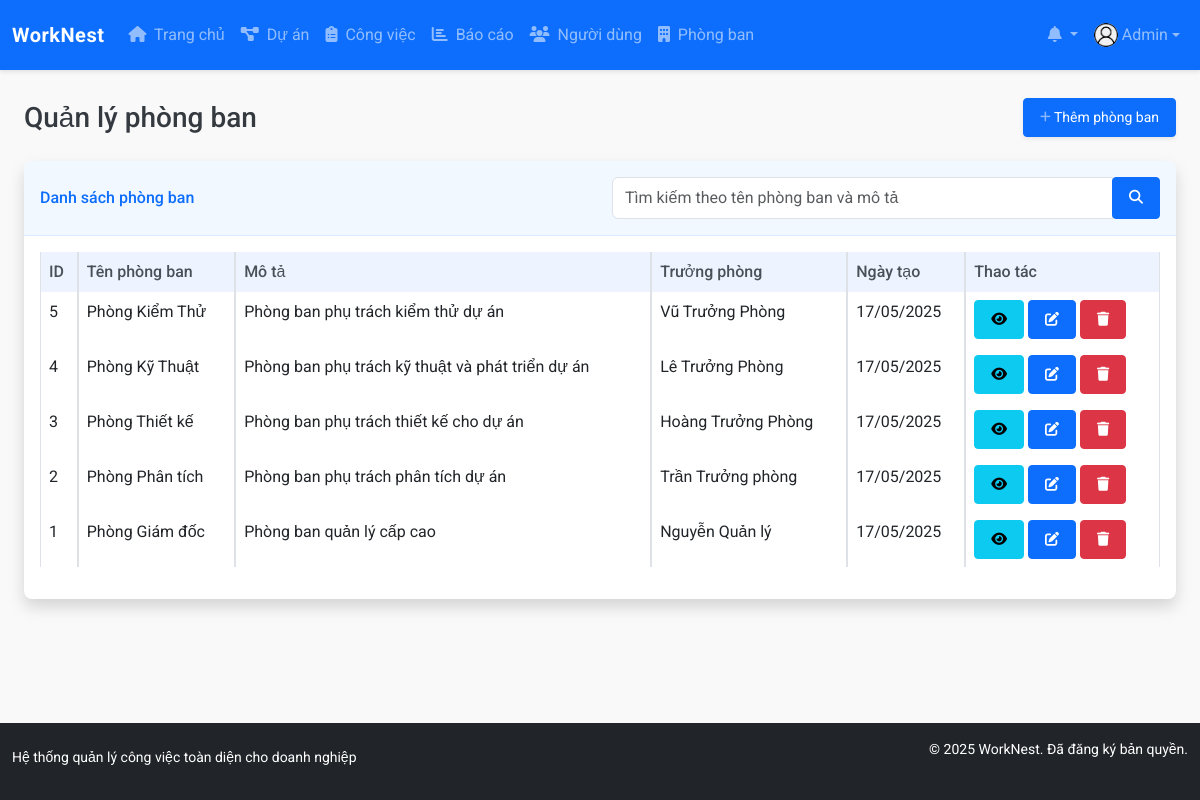
Page /modules/departments/index.php (signed in) on the committed database.
### tables this page shows
CREATE TABLE `users` (
  `id` int NOT NULL,
  `name` varchar(100) NOT NULL,
  `email` varchar(100) NOT NULL,
  `password` varchar(255) NOT NULL,
  `role` enum('admin','project_manager','department_manager','staff') NOT NULL DEFAULT 'staff',
  `department_id` int DEFAULT NULL,
  `phone` varchar(20) DEFAULT NULL,
  `avatar` varchar(255) DEFAULT 'assets/images/avatar-default.png',
  `created_at` datetime NOT NULL DEFAULT CURRENT_TIMESTAMP,
  `updated_at` datetime DEFAULT NULL ON UPDATE CURRENT_TIMESTAMP,
  `last_login` datetime DEFAULT NULL
);

CREATE TABLE `departments` (
  `id` int NOT NULL,
  `name` varchar(100) NOT NULL,
  `description` text,
  `manager_id` int DEFAULT NULL,
  `created_at` datetime NOT NULL DEFAULT CURRENT_TIMESTAMP,
  `updated_at` datetime DEFAULT NULL ON UPDATE CURRENT_TIMESTAMP
);

### config/config.php (called while the page is built, shortened)
<?php
function is_logged_in() {
    return isset($_SESSION['user_id']);
}
function has_permission($required_role) {
    return $_SESSION['user_role'] === $required_role ||
           ($_SESSION['user_role'] === 'admin') ||
           ($required_role === 'department_manager' && $_SESSION['user_role'] === 'project_manager');
}
function format_date($date) {
    return date('d/m/Y', strtotime($date));
}
require_once ROOT_PATH . 'config/database.php';

### config/database.php (called while the page is built, shortened)
<?php
$conn = mysqli_connect(DB_HOST, DB_USER, DB_PASS, DB_NAME);
mysqli_set_charset($conn, "utf8mb4");
function query($sql) {
    global $conn;
    $result = mysqli_query($conn, $sql);
    return $result;
}
function fetch_array($result) {
    return mysqli_fetch_assoc($result);
}
function num_rows($result) {
    return mysqli_num_rows($result);
}

### modules/departments/index.php (the view, shortened to what this page needs)
<?php
require_once '../../config/config.php';
$limit = 10;
$page = isset($_GET['page']) ? (int)$_GET['page'] : 1;
$offset = ($page - 1) * $limit;
$search = isset($_GET['search']) ? escape_string($_GET['search']) : '';
$search_condition = '';
$sql = "SELECT d.*, u.name as manager_name
        FROM departments d
        LEFT JOIN users u ON d.manager_id = u.id
        $search_condition
        ORDER BY d.id DESC
        LIMIT $offset, $limit";
$result = query($sql);
include_once '../../templates/header.php';
?>
<div class="container-fluid">
    <div class="d-sm-flex align-items-center justify-content-between mb-4">
        <h1 class="h3 mb-0 text-gray-800">Quản lý phòng ban</h1>
        <?php if (has_permission('admin') || has_permission('project_manager')): ?>
        <a href="add.php" class="d-none d-sm-inline-block btn btn-sm btn-primary shadow-sm">
            <i class="fas fa-plus fa-sm text-white-50"></i> Thêm phòng ban
        </a>
        <?php endif; ?>
    </div>
    <div class="card shadow mb-4">
        <div class="card-header py-3">
            <div class="row align-items-center">
                <div class="col-md-6">
                    <h6 class="m-0 font-weight-bold text-primary">Danh sách phòng ban</h6>
                </div>
                <div class="col-md-6">
                    <form action="" method="GET" class="float-right">
                        <div class="input-group">
                            <input type="text" name="search" class="form-control small" placeholder="Tìm kiếm theo tên phòng ban và mô tả" value="<?php echo $search; ?>">
                            <div class="input-group-append">
                                <button class="btn btn-primary" type="submit">
                                    <i class="fas fa-search fa-sm"></i>
                                </button>
                            </div>
                        </div>
                    </form>
                </div>
            </div>
        </div>
        <div class="card-body">
            <div class="table-responsive">
                <table class="table table-bordered" width="100%" cellspacing="0">
                    <thead>
                        <tr>
                            <th>ID</th>
                            <th>Tên phòng ban</th>
                            <th>Mô tả</th>
                            <th>Trưởng phòng</th>
                            <th>Ngày tạo</th>
                            <th>Thao tác</th>
                        </tr>
                    </thead>
                    <tbody>
                        <?php if (num_rows($result) > 0): ?>
                            <?php while ($row = fetch_array($result)): ?>
                                <tr>
                                    <td><?php echo $row['id']; ?></td>
                                    <td><?php echo $row['name']; ?></td>
                                    <td><?php echo $row['description']; ?></td>
                                    <td><?php echo $row['manager_name'] ?? 'Chưa phân công'; ?></td>
                                    <td><?php echo format_date($row['created_at']); ?></td>
                                    <td>
                                        <a href="view.php?id=<?php echo $row['id']; ?>" class="btn btn-info btn-sm">
                                            <i class="fas fa-eye"></i>
                                        </a>
                                        <?php if (has_permission('admin') || has_permission('project_manager')): ?>
                                        <a href="edit.php?id=<?php echo $row['id']; ?>" class="btn btn-primary btn-sm">
                                            <i class="fas fa-edit"></i>
                                        </a>
                                        <a href="delete.php?id=<?php echo $row['id']; ?>" class="btn btn-danger btn-sm"
                                           onclick="return confirm('Bạn có chắc muốn xóa phòng ban này?');">
                                            <i class="fas fa-trash"></i>
                                        </a>
                                        <?php endif; ?>
                                    </td>
                                </tr>
                            <?php endwhile; ?>
                        <?php else: ?>
                            <tr>
                                <td colspan="6" class="text-center">Không có phòng ban nào</td>
                            </tr>
                        <?php endif; ?>
                    </tbody>
                </table>
            </div>
        </div>
    </div>
</div>
<?php
include_once '../../templates/footer.php';
?>

### templates/header.php (shortened to what this page needs)
<!DOCTYPE html>
<html lang="vi">
<head>
    <link href="https://cdn.jsdelivr.net/npm/bootstrap@5.3.0-alpha1/dist/css/bootstrap.min.css" rel="stylesheet">
    <link rel="stylesheet" href="https://cdnjs.cloudflare.com/ajax/libs/font-awesome/6.4.0/css/all.min.css">
    <link rel="stylesheet" href="<?php echo BASE_URL; ?>assets/css/style.css">
</head>
<body>
    <?php if (is_logged_in()): ?>
        <nav class="navbar navbar-expand-lg navbar-dark bg-primary sticky-top">
            <div class="container-fluid">
                <a class="navbar-brand d-flex align-items-center justify-content-evenly" href="<?php echo BASE_URL; ?>">
                    <span class="fw-bold">WorkNest</span>
                </a>
                <div class="collapse navbar-collapse" id="navbarNav">
                    <ul class="navbar-nav me-auto">
                        <li class="nav-item">
                            <a class="nav-link" href="<?php echo BASE_URL; ?>">
                                <i class="fas fa-home me-1"></i> Trang chủ
                            </a>
                        </li>
                        <?php if (has_permission('project_manager') || has_permission('department_manager')): ?>
                            <li class="nav-item">
                                <a class="nav-link" href="<?php echo BASE_URL; ?>modules/projects/">
                                    <i class="fas fa-project-diagram me-1"></i> Dự án
                                </a>
                            </li>
                        <?php endif; ?>
                        <li class="nav-item">
                            <a class="nav-link" href="<?php echo BASE_URL; ?>modules/tasks/">
                                <i class="fas fa-clipboard-list me-1"></i> Công việc
                            </a>
                        </li>
                        <?php if (has_permission('project_manager') || has_permission('department_manager')): ?>
                            <li class="nav-item">
                                <a class="nav-link" href="<?php echo BASE_URL; ?>modules/reports/">
                                    <i class="fas fa-chart-bar me-1"></i> Báo cáo
                                </a>
                            </li>
                        <?php endif; ?>
                        <?php if (has_permission('admin')): ?>
                            <li class="nav-item">
                                <a class="nav-link" href="<?php echo BASE_URL; ?>modules/users/">
                                    <i class="fas fa-users me-1"></i> Người dùng
                                </a>
                            </li>
                            <li class="nav-item">
                                <a class="nav-link" href="<?php echo BASE_URL; ?>modules/departments/">
                                    <i class="fas fa-building me-1"></i> Phòng ban
                                </a>
                            </li>
                        <?php endif; ?>
                    </ul>
                    <ul class="navbar-nav">
                        <li class="nav-item dropdown">
                            <a class="nav-link dropdown-toggle position-relative" href="#" id="notificationsDropdown"
                                role="button" data-bs-toggle="dropdown" aria-expanded="false">
                                <i class="fas fa-bell"></i>
                            </a>
                        </li>
                        <li class="nav-item dropdown">
                            <a class="nav-link dropdown-toggle d-flex align-items-center justify-content-evenly" href="#" id="userDropdown"
                                role="button" data-bs-toggle="dropdown" aria-expanded="false">
                                <?php
                                $current_user_id = $_SESSION['user_id'];
                                $user_sql = "SELECT * FROM users WHERE id = $current_user_id";
                                $user_result = query($user_sql);
                                $user_data = fetch_array($user_result);
                                ?>
                                <img src="<?php echo BASE_URL . $user_data['avatar']; ?>" class="rounded-circle me-1"
                                    alt="Avatar" style="width: 24px; height: 24px; object-fit: cover;">
                                <span class="d-none d-lg-inline-block"><?php echo $user_data['name']; ?></span>
                            </a>
                        </li>
                    </ul>
                </div>
            </div>
        </nav>
    <?php endif; ?>
    <div class="container-fluid mt-4 pb-5">

### assets/css/style.css (style rules this page uses)
:root { --primary-color: #0d6efd; --primary-hover: #0a58ca; --secondary-color: #6c757d; --dark-color: #343a40; --light-color: #f8f9fa; --gray-100: #f8f9fa; --gray-200: #e9ecef; --gray-300: #dee2e6; --gray-400: #ced4da; --gray-500: #adb5bd; --gray-600: #6c757d; --gray-700: #495057; --gray-800: #343a40; --gray-900: #212529; }
a { text-decoration: none; }
body { font-family: 'Roboto', sans-serif; background-color: #f9f9f9; color: var(--gray-800); min-height: 100vh; display: flex; flex-direction: column; justify-content: space-between; }
.navbar-dark.bg-primary { height: 70px; box-shadow: 0 2px 4px rgba(0, 0, 0, 0.1); }
.navbar-brand { font-weight: 700; letter-spacing: 0.5px; }
.card { border: none; box-shadow: 0 0.125rem 0.25rem rgba(0, 0, 0, 0.075); transition: all 0.3s ease; border-radius: 0.5rem; overflow: hidden; }
.card-header { background-color: rgba(13, 110, 253, 0.05); border-bottom: 1px solid rgba(13, 110, 253, 0.1); font-weight: 500; }
.btn { border-radius: 0.25rem; padding: 0.5rem 1rem; transition: all 0.2s ease; }
.btn-primary { background-color: var(--primary-color); border-color: var(--primary-color); }
.table { border-collapse: separate; border-spacing: 0; width: 100%; }
.table th { background-color: rgba(13, 110, 253, 0.075); color: var(--gray-700); font-weight: 500; border-top: none; }

### rows in the picture
users: avatar (placeholder picture), name "Admin"
departments: id "5", name "Phòng Kiểm Thử", description "Phòng ban phụ trách kiểm thử dự án", manager.name "Vũ Trưởng Phòng", created_at "17/05/2025"
departments: id "4", name "Phòng Kỹ Thuật", description "Phòng ban phụ trách kỹ thuật và phát triển dự án", manager.name "Lê Trưởng Phòng", created_at "17/05/2025"
departments: id "3", name "Phòng Thiết kế", description "Phòng ban phụ trách thiết kế cho dự án", manager.name "Hoàng Trưởng Phòng", created_at "17/05/2025"
departments: id "2", name "Phòng Phân tích", description "Phòng ban phụ trách phân tích dự án", manager.name "Trần Trưởng phòng", created_at "17/05/2025"
departments: id "1", name "Phòng Giám đốc", description "Phòng ban quản lý cấp cao", manager.name "Nguyễn Quản lý", created_at "17/05/2025"
